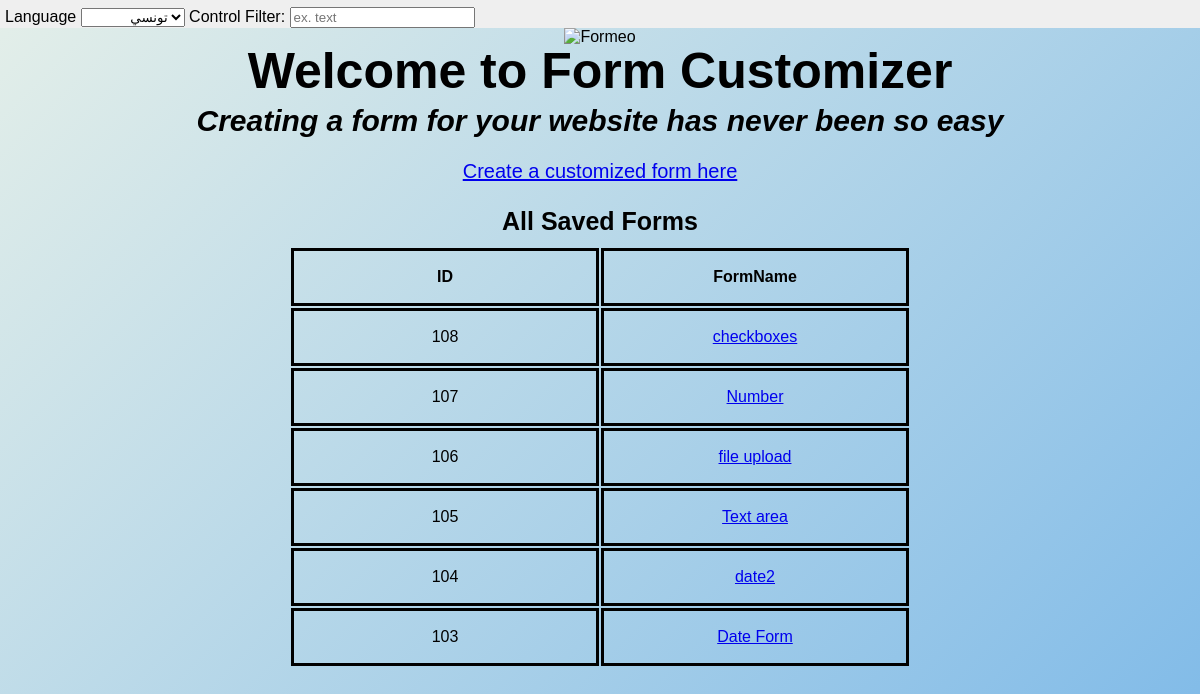
The app's page /, older data.
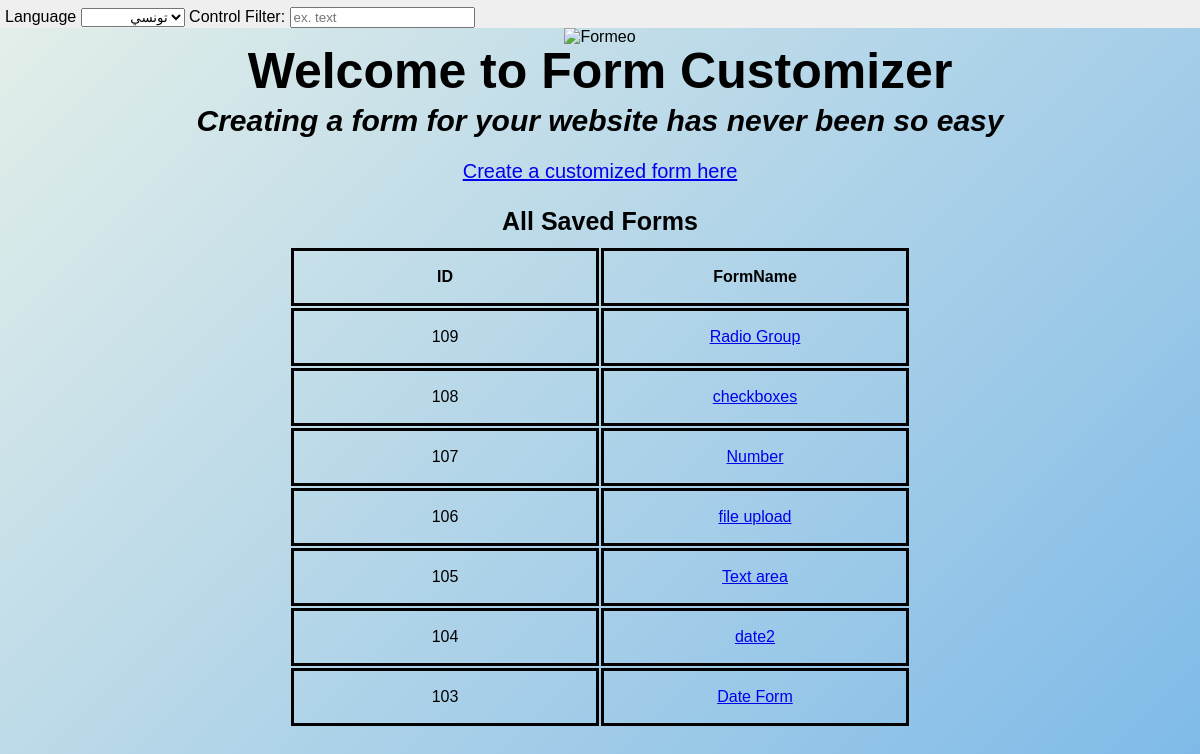
The same page, newer data.
### formprocessor/models.py (models this page shows)
class SavedFormData(models.Model):
    form_name = models.CharField(max_length=15)
    form_data = models.TextField()
    form_data_mod = models.TextField()

### django_formeo_form_processor/views.py (the view)
# urls.py: url(r"^$", views.index, name="index"),
def index(request):
    saved_forms = SavedFormData.objects.all().order_by("-id")
    return render(request, "index.html", {"SavedForms": saved_forms})

### templates/index.html
{% extends "base.html" %}
{% block content %}
<section class="index-content">
    <h1>Welcome to Form Customizer</h1>
    <h2>Creating a form for your website has never been so easy</h2>
    <p class="home-paragraph"> <a href="/formprocessor/">Create a customized form here</a></p>
    <h3>All Saved Forms</h3>
    <table class="home-table">
        <tr>
            <th>ID</th>
            <th> FormName</th>
        </tr>
        {% for forms in SavedForms%}
        <tr>
            <td>{{forms.id}} </td>
            <td><a href="/formrender/?id={{forms.id}}">{{forms.form_name}}</a></td>
            {% endfor %}
        </tr>
    </table>
</section>
{% endblock %}

Row changes from the older to the newer data that the page shows:
added SavedFormData: id "109", form_name "Radio Group"
